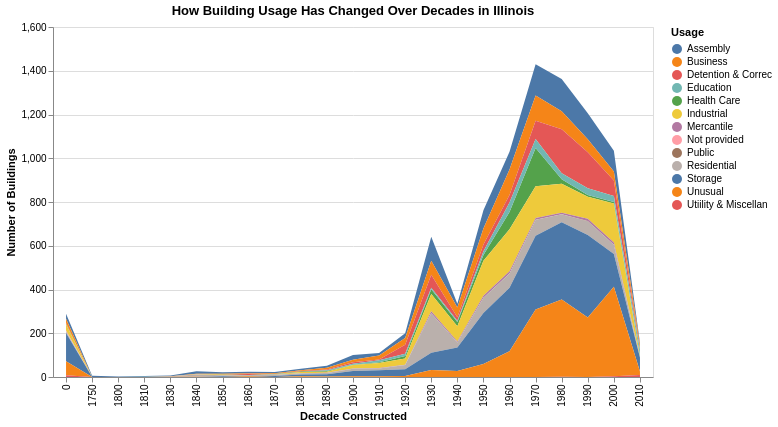

The code cell stored with this chart in its notebook:
### Code cell
import pandas as pd
import altair as alt


df = df[pd.to_numeric(df["Year Constructed"], errors="coerce").notnull()]
df["Year Constructed"] = df["Year Constructed"].astype(int)
df["Decade"] = (df["Year Constructed"] // 10) * 10


counts = (
    df
    .dropna(subset=["Usage Description"])
    .groupby(["Decade", "Usage Description"], as_index=False)
    .size()
    .rename(columns={"size": "count"})
)

）
click = alt.selection_single(
    fields=["Usage Description"],
    bind="legend",   
    empty="all"      
)

# hover selection
hover = alt.selection_single(
    fields=["Usage Description"],
    on="mouseover",
    empty="all"      
)


chart1 = (
    alt.Chart(counts)
    .transform_filter(click)
    .mark_area()
    .encode(
        x=alt.X("Decade:O", title="Decade Constructed"),
        y=alt.Y("count:Q", title="Number of Buildings"),
        color=alt.Color("Usage Description:N", title="Usage"),

        
        opacity=alt.condition(
            hover,
            alt.value(1),      
            alt.value(0.3)     
        ),

        tooltip=["Decade", "Usage Description", "count"]
    )
    .add_params(hover, click)   
    .properties(
        title="How Building Usage Has Changed Over Decades in Illinois",
        width=600,
        height=350
    )
)

chart1

### Figure 1 — Vega-Lite specification as saved in the notebook (floating-point values rounded to 4 significant figures; data arrays with more than 128 entries replaced by an {"elided": "..."} marker saying what was removed)
{"config": {"view": {"continuousWidth": 300, "continuousHeight": 300}}, "data": {"name": "data-cd786b35723cd2bce5879d8abbe534a1"}, "mark": {"type": "area"}, "encoding": {"color": {"field": "Usage Description", "title": "Usage", "type": "nominal"}, "opacity": {"condition": {"param": "param_20", "value": 1, "empty": true}, "value": 0.3}, "tooltip": [{"field": "Decade", "type": "quantitative"}, {"field": "Usage Description", "type": "nominal"}, {"field": "count", "type": "quantitative"}], "x": {"field": "Decade", "title": "Decade Constructed", "type": "ordinal"}, "y": {"field": "count", "title": "Number of Buildings", "type": "quantitative"}}, "height": 350, "params": [{"name": "param_20", "select": {"type": "point", "fields": ["Usage Description"], "on": "mouseover"}}, {"name": "param_19", "select": {"type": "point", "fields": ["Usage Description"]}, "bind": "legend"}], "title": "How Building Usage Has Changed Over Decades in Illinois", "transform": [{"filter": {"param": "param_19", "empty": true}}], "width": 600, "$schema": "https://vega.github.io/schema/vega-lite/v5.20.1.json", "datasets": {"data-cd786b35723cd2bce5879d8abbe534a1": {"elided": "187 records"}}}
